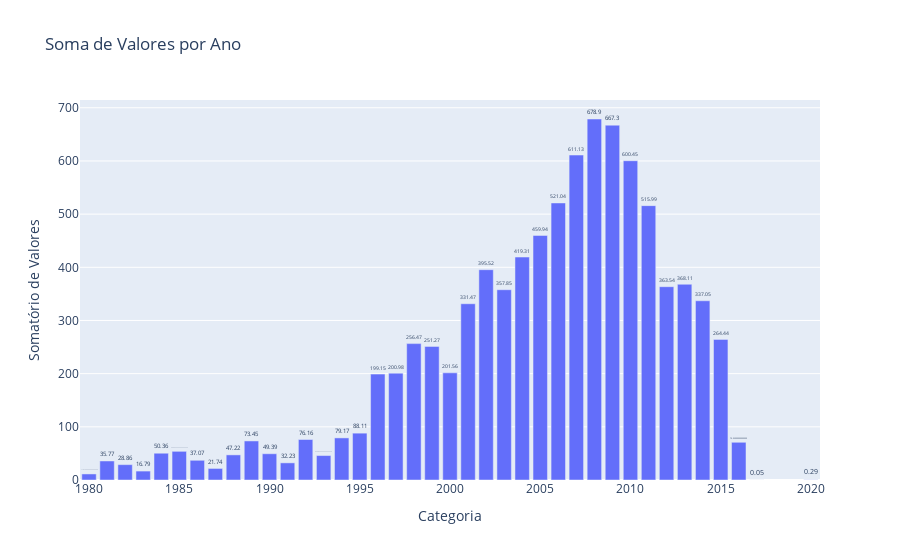

Notebook cell for this chart:
### Code cell
agrupado = df.groupby('Year', as_index=False)['Global_Sales'].sum()

fig = px.bar(
    agrupado, 
    x='Year',  # Eixo X
    y='Global_Sales',    # Eixo Y
    title='Soma de Valores por Ano',
    text='Global_Sales'  # Exibir os valores nas barras
)

# Ajustando o layout
fig.update_traces(
    textposition='outside'  # Posição dos textos (valores)
)
fig.update_layout(
    xaxis_title='Categoria',
    yaxis_title='Somatório de Valores'
)

# Exibindo o gráfico
fig.show()

### Figure 1 — Plotly figure (JSON) as saved in the notebook; plotly's stock layout.template omitted (floating-point values rounded to 4 significant figures)
{"data": [{"alignmentgroup": "True", "hovertemplate": "Year=%{x}<br>Global_Sales=%{text}<extra></extra>", "legendgroup": "", "marker": {"color": "#636efa", "pattern": {"shape": ""}}, "name": "", "offsetgroup": "", "orientation": "v", "showlegend": false, "text": [11.38, 35.77, 28.86, 16.79, 50.36, 53.94, 37.07, 21.74, 47.22, 73.45, 49.39, 32.23, 76.16, 45.98, 79.17, 88.11, 199.2, 201.0, 256.5, 251.3, 201.6, 331.5, 395.5, 357.9, 419.3, 459.9, 521.0, 611.1, 678.9, 667.3, 600.5, 516.0, 363.5, 368.1, 337.1, 264.4, 70.93, 0.05, 0.29], "textposition": "outside", "type": "bar", "x": [1980, 1981, 1982, 1983, 1984, 1985, 1986, 1987, 1988, 1989, 1990, 1991, 1992, 1993, 1994, 1995, 1996, 1997, 1998, 1999, 2000, 2001, 2002, 2003, 2004, 2005, 2006, 2007, 2008, 2009, 2010, 2011, 2012, 2013, 2014, 2015, 2016, 2017, 2020], "xaxis": "x", "y": [11.38, 35.77, 28.86, 16.79, 50.36, 53.94, 37.07, 21.74, 47.22, 73.45, 49.39, 32.23, 76.16, 45.98, 79.17, 88.11, 199.2, 201.0, 256.5, 251.3, 201.6, 331.5, 395.5, 357.9, 419.3, 459.9, 521.0, 611.1, 678.9, 667.3, 600.5, 516.0, 363.5, 368.1, 337.1, 264.4, 70.93, 0.05, 0.29], "yaxis": "y"}], "layout": {"barmode": "relative", "legend": {"tracegroupgap": 0}, "title": {"text": "Soma de Valores por Ano"}, "xaxis": {"anchor": "y", "domain": [0, 1], "title": {"text": "Categoria"}}, "yaxis": {"anchor": "x", "domain": [0, 1], "title": {"text": "Somatório de Valores"}}}}
